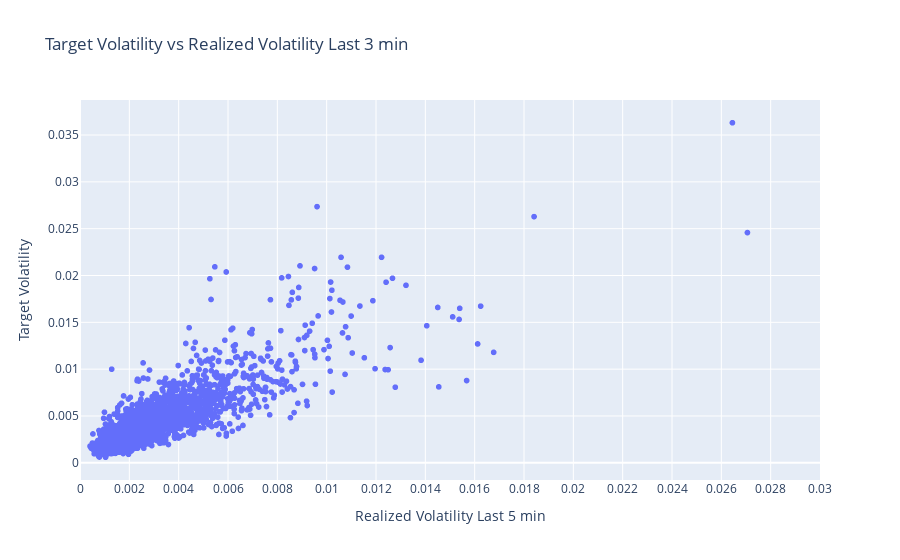

Notebook code for this chart:
### Code cell
fig = px.scatter(vol_id_0_df_5min, x='Realized Volatility Last 5 min', y='Target Volatility', title='Target Volatility vs Realized Volatility Last 3 min')
fig.update_yaxes(nticks=20)
fig.update_xaxes(nticks=20)
fig.update_layout(xaxis_range=[0, 0.03])

fig.show()

### Figure 1 — Plotly figure (JSON) as saved in the notebook; plotly's stock layout.template omitted (floating-point values rounded to 4 significant figures; data arrays with more than 128 entries replaced by an {"elided": "..."} marker saying what was removed)
{"data": [{"hovertemplate": "Realized Volatility Last 5 min=%{x}<br>Target Volatility=%{y}<extra></extra>", "legendgroup": "", "marker": {"color": "#636efa", "symbol": "circle"}, "mode": "markers", "name": "", "showlegend": false, "type": "scattergl", "x": {"elided": "3065 float values"}, "xaxis": "x", "y": {"elided": "3065 float values"}, "yaxis": "y"}], "layout": {"legend": {"tracegroupgap": 0}, "title": {"text": "Target Volatility vs Realized Volatility Last 3 min"}, "xaxis": {"anchor": "y", "domain": [0, 1], "nticks": 20, "range": [0, 0.03], "title": {"text": "Realized Volatility Last 5 min"}}, "yaxis": {"anchor": "x", "domain": [0, 1], "nticks": 20, "title": {"text": "Target Volatility"}}}}
